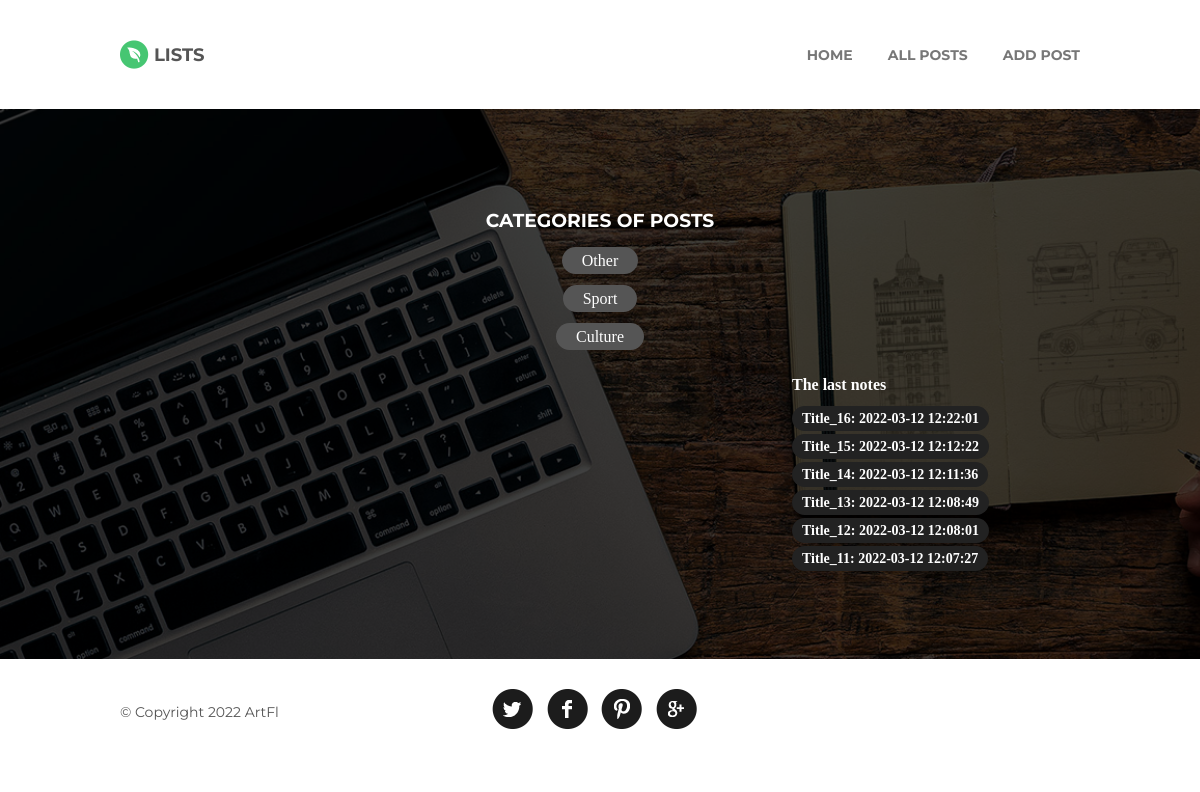
/article/index.php, run on the app's committed database.
### tables this page shows
CREATE TABLE `categories` (
  `ID` int(10) NOT NULL,
  `NAME` varchar(100) NOT NULL,
  `CODE` varchar(10) NOT NULL
);

CREATE TABLE `posts` (
  `ID` int(10) NOT NULL,
  `ACTIVE` tinyint(1) NOT NULL,
  `TITLE` varchar(20) NOT NULL,
  `CODE` varchar(10) NOT NULL,
  `CONTENT` text NOT NULL,
  `CATEGORY_ID` int(10) NOT NULL,
  `AUTHOR_ID` int(10) NOT NULL,
  `DATE` datetime NOT NULL
);

### article/functions.php (called while the page is built, shortened)
<?php
function preview($dbConnect)
{
    $size_page = 6;
    $query = "SELECT * FROM posts ORDER BY id DESC LIMIT $size_page";
    $res_data = mysqli_query($dbConnect,$query);
    return $res_data;
}
function getCategories ($dbConnect)
{
    $query = "SELECT * FROM categories";
    $result = mysqli_query($dbConnect, $query) or die("SQL:getGategories Error!" . __FILE__ . " " . __LINE__);
    return $result;
}

### article/index.php (the view)
<?php
require_once '../core/core.php';
require_once './functions.php';
require_once './header.php';
?>
<section class="fon">
    <div class="container">
        <h3> Categories of posts</h3>
        <ul>
            <?php
            $result = getCategories($mysqli);
            if ($result) {
                while ($row = mysqli_fetch_row($result)) { ?>
                    <li><a href="./sectionCategories.php?article=<?php echo $row[0] ?>"><?php echo $row[1] ?></a>
                    </li><?php
                }
            }?>
        </ul>
        <div class="st">
            <div class="preview">
                <h4>The last notes</h4>
                <ul>
                    <?php
                        $result = preview($mysqli);
                        if ($result) {
                            while ($row = mysqli_fetch_row($result)) { ?>
                            <li><a href="./detail.php?article=<?php echo $row[3] ?>"><?php echo $row[2] . ": " . $row[7] ?></a>
                            </li><?php
                            }
                        }
                    ?>
                </ul>
            </div>
        </div>
    </div>
</section>
<?php
require_once './footer.php';

### article/header.php (shortened to what this page needs)
<!DOCTYPE html>
<html lang="en">
<head>
    <link rel="stylesheet" type="text/css" href="../css/style.css">
    <link rel="stylesheet"  href="../css/media.css">
</head>
<body>
    <header class="header">
        <div class="container">
            <div class="flex">
                <div class="logo">
                    <ul>
                        <li><a class="logo_bg" href="./index.php"><span class="logo"></span></a></li>
                        <li><span>Lists</span></li>
                    </ul>
                </div>
                <nav class="nav">
                    <ul>
                        <li><a href="./index.php" >Home</a></li>
                        <li><a href="./section.php">All posts</a></li>
                        <li><a href="./addPostForm.php">Add post</a></li>
                    </ul>
                </nav>
            </div>
        </div>
    </header>

### article/footer.php
    <footer>
        <div class="footer_copy">
            <div class="container">
                <div class="footer_social">
                    <div class="copy">
                        <p>&#169 Copyright 2022 ArtFl</p>
                    </div>
                    <div class="icon_social">
                        <ul>
                            <li><a class="background_ico" href="#"><span class="ico_tw"></span></a></li>
                            <li><a class="background_ico" href="#"><span class="ico_f"></span></a></li>
                            <li><a class="background_ico" href="#"><span class="ico_p"></span></a></li>
                            <li><a class="background_ico" href="#"><span class="ico_g"></span></a></li>
                        </ul>
                    </div>
                </div>
            </div>
        </div>
    </footer>
</body>
</html>

### css/style.css (style rules this page uses)
* { margin: 0; padding: 0; }
.container { width: 80%; max-width: 1280px; margin: 0 auto; }
.body h1, h2, h3 { font-family: 'Montserrat'; text-transform: uppercase; font-weight: 700; }
.header { background-color: #ffffff; }
.header li span { font-family: 'Montserrat'; font-size: 18px; text-transform: uppercase; font-weight: 700; color: #555555; }
.header a { text-decoration: none; font-family: 'Montserrat'; font-size: 14px; text-transform: uppercase; font-weight: 700; color: #777777; }
.flex { display: flex; justify-content: space-between; align-items: center; padding: 40px 0; }
.logo ul { display: flex; align-items: center; list-style: none; }
.logo li:not(:last-child) { padding-right: 5px; }
.logo .logo_bg { display: block; width: 29px; height: 29px; background-image: url(../images/logo_bg.png); position: relative; }
.logo .logo { display: block; width: 14px; height: 16px; background-image: url(../images/logo.png); position: absolute; top: 7px; left: 7px; }
.nav ul { display: flex; list-style: none; }
.nav li:not(:last-child) { padding-right: 35px; }
footer ul { list-style: none; }
footer a { text-decoration: none; color:#ececec; cursor: pointer; }
.footer_copy { padding: 30px 0; background-color: #ffffff; font-family: 'Montserrat'; font-size: 14px; color: #555555; }
.footer_social { width: 50%; display: flex; justify-content: space-between; align-items: center; }
.icon_social { margin-right: -97px; }
.icon_social li { display: inline-block; }
.icon_social li:not(:last-child) { margin-right: 10px; }
.icon_social .background_ico { display: block; width: 41px; height: 41px; background-image: url(../images/background_ico.png); position: relative; }
.icon_social .ico_tw { display: block; width: 18px; height: 15px; background-image: url(../images/ico_tw.png); position: absolute; top: 13px; left: 11px; }
.icon_social .ico_f { display: block; width: 10px; height: 18px; background-image: url(../images/ico_f.png); position: absolute; top: 11px; left: 15px; }
.icon_social .ico_p { display: block; width: 16px; height: 20px; background-image: url(../images/ico_p.png); position: absolute; top: 10px; left: 13px; }
.icon_social .ico_g { display: block; width: 16px; height: 16px; background-image: url(../images/ico_g.png); position: absolute; top: 12px; left: 12px; }
.fon { background-image: url(../images/promo_bg.png), url(../images/promo_main_bg.png); height: 550px; background-size: cover; text-align: center; }
.fon h3 { color: #ffffff; padding-top: 100px; padding-bottom: 10px; }
.fon ul { list-style: none; }
.fon li { padding: 10px 0; }
.fon a { text-decoration: none; color: #ffffff; padding: 5px 20px; background-color: #555555; border-radius: 15px; }
.st { display: flex; justify-content: flex-end; }
.preview { display: flex; flex-direction: column; width: 30%; text-align: left; }
.preview h4 { color: #ffffff; padding-top: 20px; padding-bottom: 10px; }
.preview li { padding: 5px 0; }
.preview a { color: #ffffff; font-size: 14px; font-weight: 700; padding: 5px 10px; background-color: #222222; border-radius: 15px; }

### data on the page
categories: NAME "Other"
categories: NAME "Sport"
categories: NAME "Culture"
posts: TITLE "Title_16", DATE "2022-03-12 12:22:01"
posts: TITLE "Title_15", DATE "2022-03-12 12:12:22"
posts: TITLE "Title_14", DATE "2022-03-12 12:11:36"
posts: TITLE "Title_13", DATE "2022-03-12 12:08:49"
posts: TITLE "Title_12", DATE "2022-03-12 12:08:01"
posts: TITLE "Title_11", DATE "2022-03-12 12:07:27"
